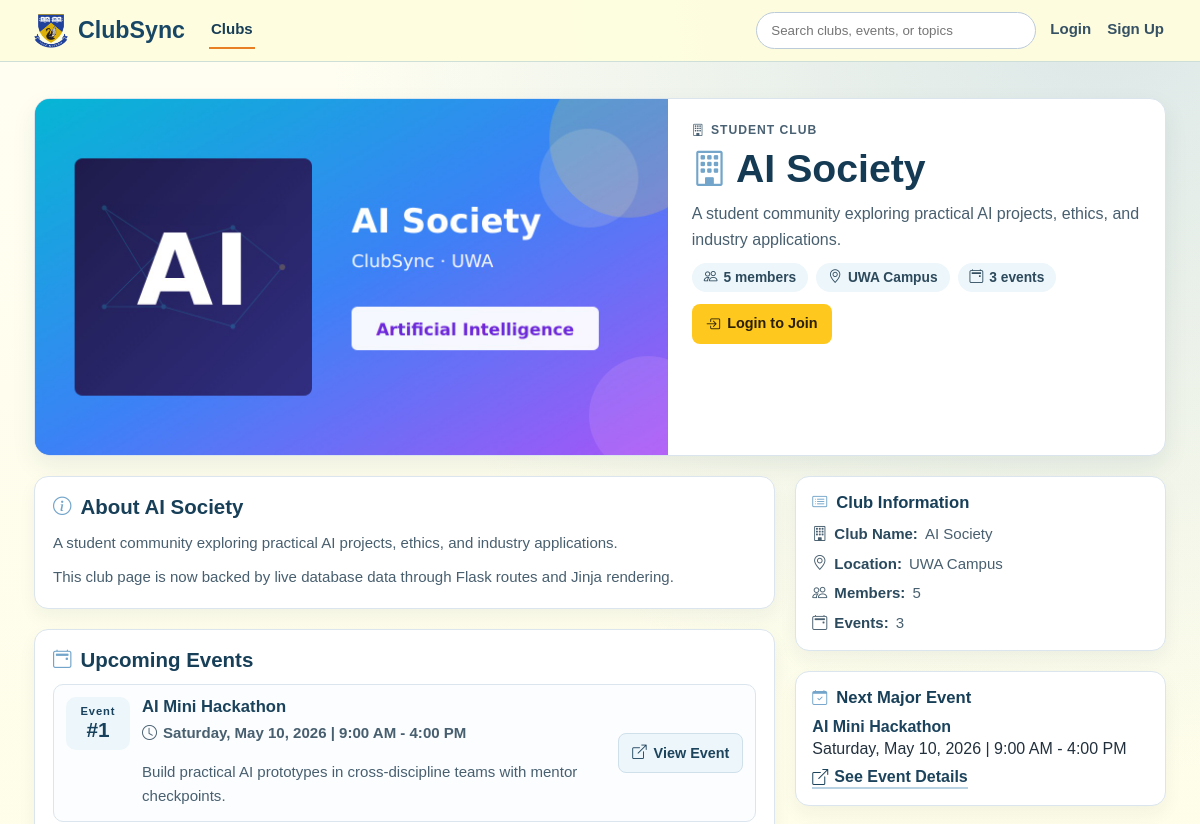
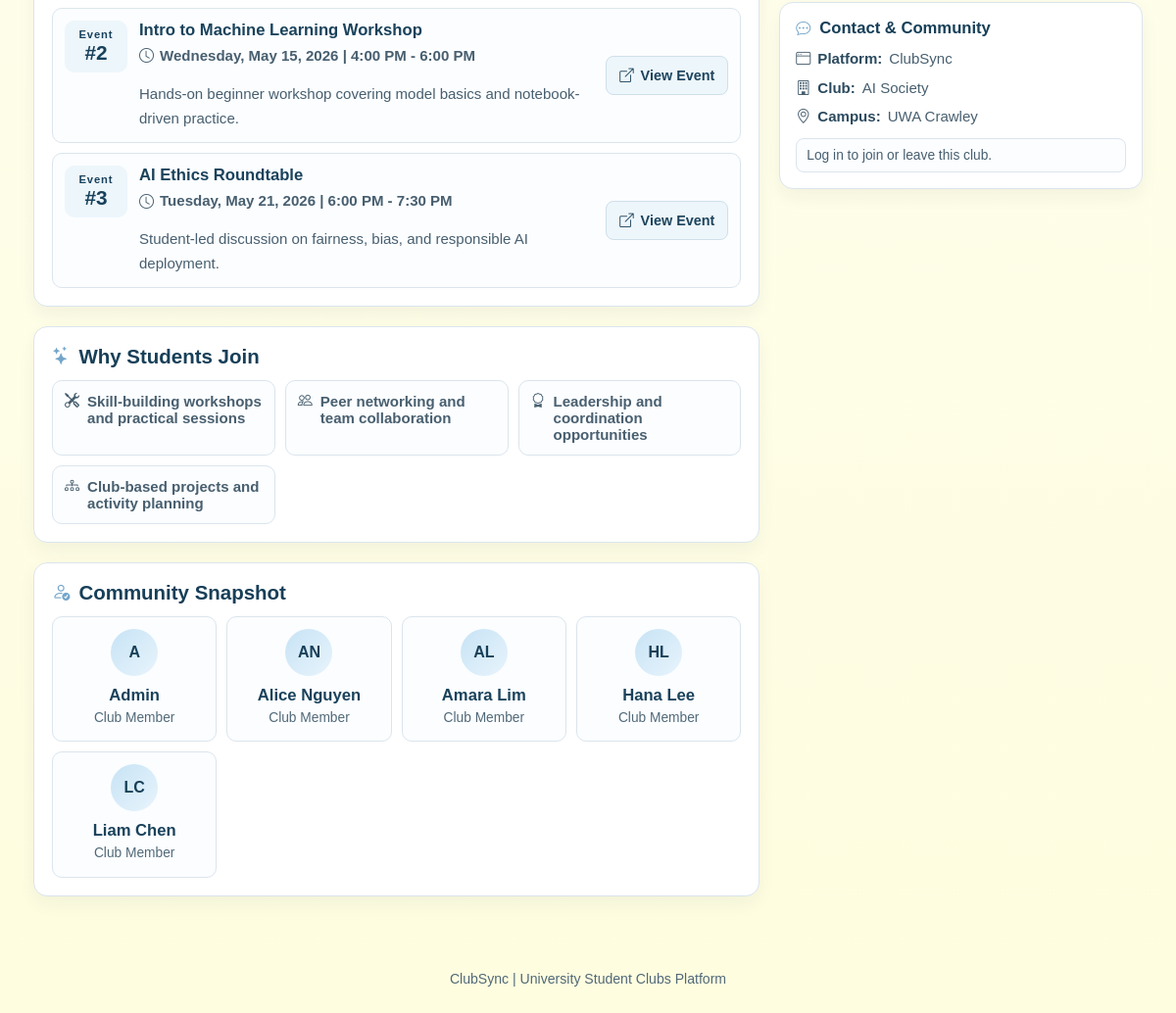
Page /clubs/1 on the earlier database version (2 pictures, top to bottom).
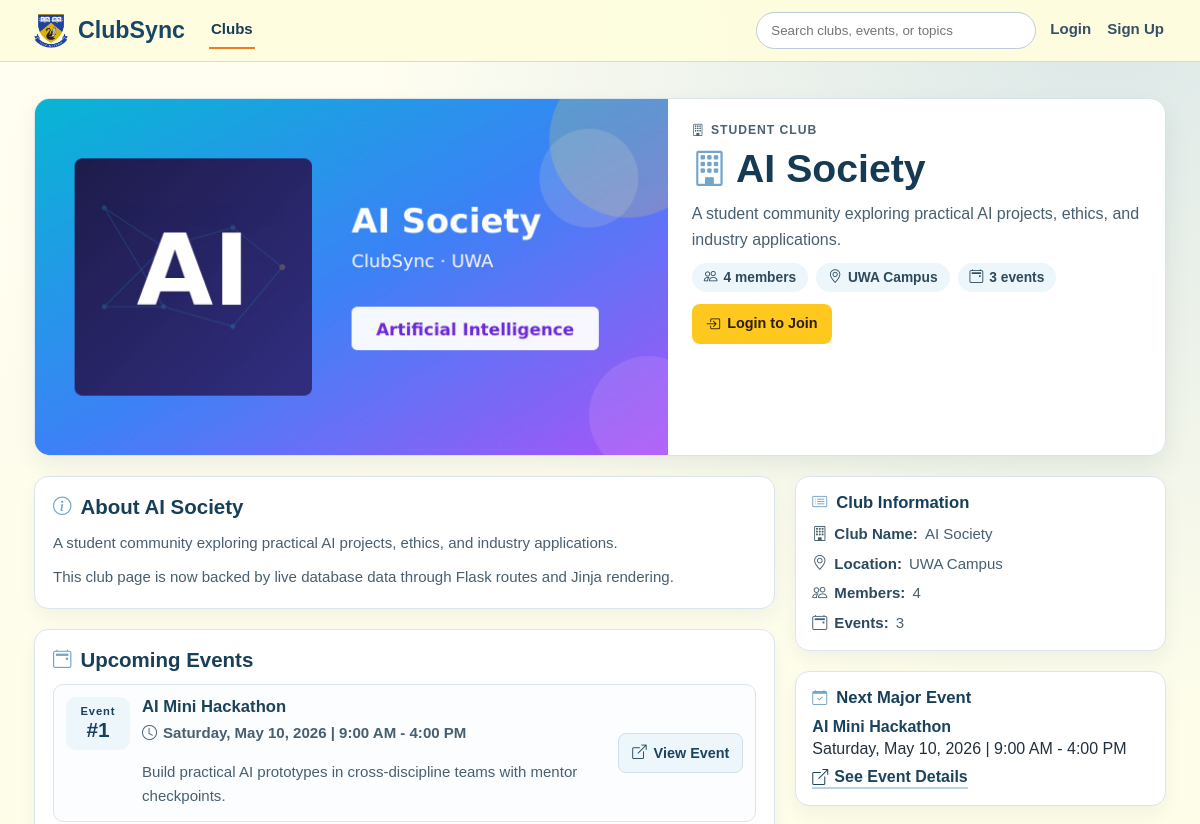
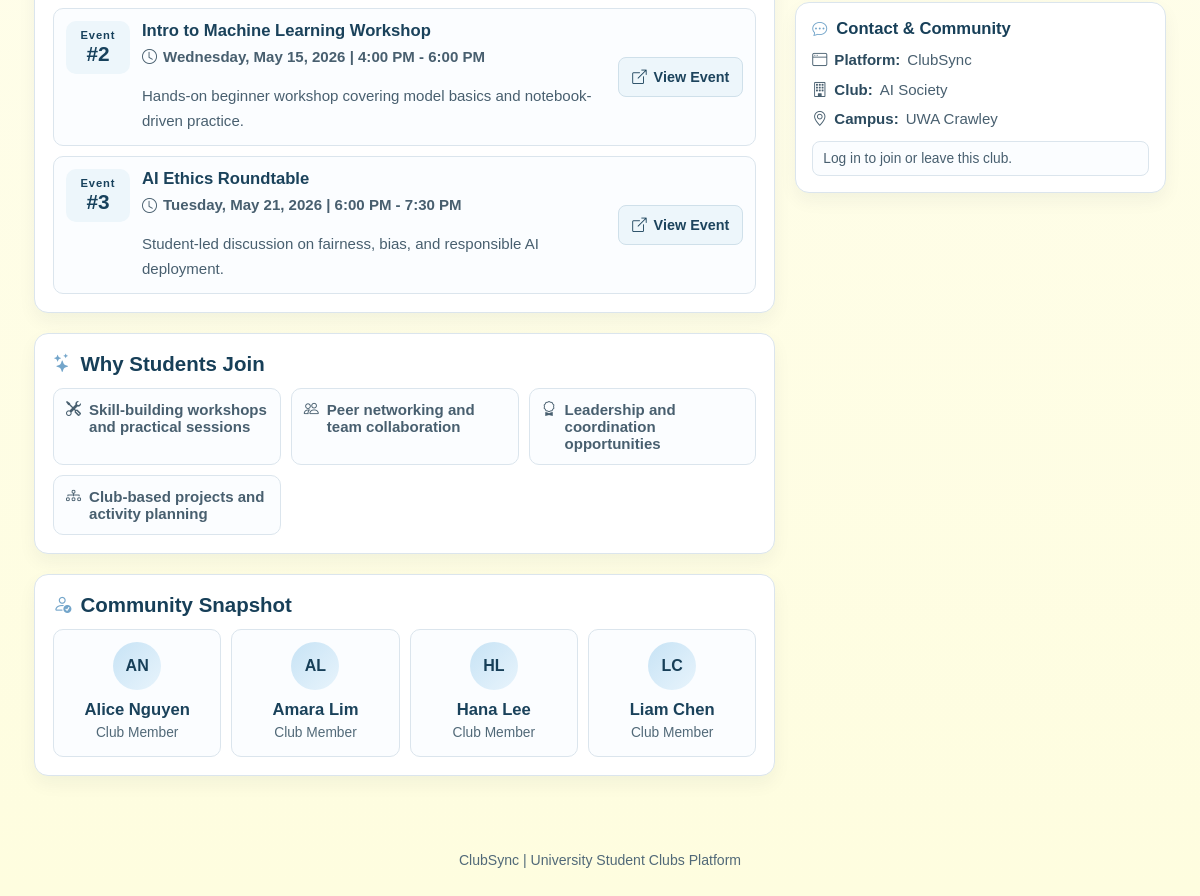
Same page on the later database version (2 pictures, top to bottom).
### models/event.py (models this page shows)
class Event(db.Model):
    __tablename__ = "events"
    id = db.Column(db.Integer, primary_key=True)
    club_id = db.Column(db.Integer, db.ForeignKey("clubs.id"), nullable=False)
    title = db.Column(db.String(150), nullable=False)
    date = db.Column(db.String(50), nullable=False)
    description = db.Column(db.Text)
    attendances = db.relationship("Attendance", backref="event", cascade="all, delete")

### models/user.py (models this page shows)
class User(db.Model):
    __tablename__ = "users"
    id = db.Column(db.Integer, primary_key=True)
    name = db.Column(db.String(100), nullable=False)
    email = db.Column(db.String(120), unique=True, nullable=False)
    password_hash = db.Column(db.String(255), nullable=False)
    is_admin = db.Column(db.Boolean, default=False, nullable=False)
    memberships = db.relationship("Membership", backref="user", cascade="all, delete")
    attendances = db.relationship("Attendance", backref="user", cascade="all, delete")

### routes/clubs.py (the view)
@clubs_bp.route("/clubs/<int:club_id>")
def club_details(club_id):
    club = Club.query.get_or_404(club_id)
    events = Event.query.filter_by(club_id=club.id).order_by(Event.id.asc()).all()
    current_user = _get_current_user()
    member_club_ids = _member_club_ids_for_user(current_user.id if current_user else None)
    attended_events_by_club = _attended_events_by_club_for_user(
        current_user.id if current_user else None,
        [club.id],
    )
    members = sorted(
        (membership.user for membership in club.memberships if membership.user is not None),
        key=lambda user: user.name.lower(),
    )
    return render_template(
        "club_details.html",
        club=club,
        events=events,
        members=members,
        member_count=len(club.memberships),
        is_member=club.id in member_club_ids,
        attended_events=attended_events_by_club.get(club.id, []),
    )

### app.py (called while the page is built)
@app.context_processor
def inject_navbar_access():
    user_id = session.get("user_id")
    user_is_admin = False
    if user_id:
        user = db.session.get(User, user_id)
        user_is_admin = bool(user and user.is_admin)
    return {
        "navbar_can_access_admin": bool(
            session.get("admin_logged_in") or user_is_admin
        )
    }

### routes/clubs.py (called while the page is built, shortened)
def _get_current_user():
    user_id = session.get("user_id")
    if not user_id:
        return None

def _member_club_ids_for_user(user_id):
    if not user_id:
        return set()
    memberships = Membership.query.filter_by(user_id=user_id).all()
    return {membership.club_id for membership in memberships}

def _attended_events_by_club_for_user(user_id, club_ids):
    if not user_id or not club_ids:
        return {}

### templates/club_details.html (shortened to what the changed rows need)
<!DOCTYPE html>
<html lang="en">
<head>
    <link rel="stylesheet" href="{{ url_for('static', filename='css/styles.css') }}">
    <link rel="stylesheet" href="https://cdn.jsdelivr.net/npm/bootstrap-icons@1.11.3/font/bootstrap-icons.min.css">
    <link rel="stylesheet" href="{{ url_for('static', filename='css/alerts.css') }}">
    <link rel="stylesheet" href="{{ url_for('static', filename='css/club_details.css') }}">
</head>
<body class="clubs-page club-details-page">
{% set active_page = 'club_details' %}
<main class="club-details-main">
    {% if club %}
        <section class="club-hero-card">
            <div class="club-hero-visual">
                <img
                    class="club-hero-image"
                    src="{{ url_for('static', filename=club.image_path if club.image_path else 'images/clubs/default.png') }}"
                    alt="{{ club.name }} image"
                    loading="lazy"
                >
            </div>
            <div class="club-hero-content">
                <p class="club-hero-category"><i class="bi bi-building" aria-hidden="true"></i>Student Club</p>
                <h1><i class="bi bi-building" aria-hidden="true"></i>{{ club.name }}</h1>
                <p class="club-hero-tagline">{{ club.description }}</p>
                <div class="club-hero-meta">
                    <span><i class="bi bi-people" aria-hidden="true"></i>{{ member_count }} member{% if member_count != 1 %}s{% endif %}</span>
                    <span><i class="bi bi-geo-alt" aria-hidden="true"></i>UWA Campus</span>
                    <span><i class="bi bi-calendar2-event" aria-hidden="true"></i>{{ events|length }} event{% if events|length != 1 %}s{% endif %}</span>
                </div>
                <div class="club-hero-actions">
                    {% if session.get('user_id') %}
                        {% if is_member %}
                            <form method="POST" action="{{ url_for('clubs.leave_club', club_id=club.id) }}">
                                <input type="hidden" name="csrf_token" value="{{ csrf_token() }}">
                                <input type="hidden" name="next" value="{{ request.path }}">
                                <ul class="leave-club-form-events" data-leave-club-events hidden>
                                    {% for attended_event in attended_events %}
                                        <li>
                                            <span>{{ attended_event.title }}</span>
                                            <small>{{ attended_event.date }}</small>
                                        </li>
                                    {% endfor %}
                                </ul>
                                <button
                                    type="button"
                                    class="club-danger-action"
                                    data-leave-club-trigger
                                    data-club-name="{{ club.name }}"
                                >
                                    <i class="bi bi-dash-circle" aria-hidden="true"></i>Leave Club
                                </button>
                            </form>
                        {% else %}
                            <form method="POST" action="{{ url_for('clubs.join_club', club_id=club.id) }}">
                                <input type="hidden" name="csrf_token" value="{{ csrf_token() }}">
                                <input type="hidden" name="next" value="{{ request.path }}">
                                <button type="submit" class="club-primary-action"><i class="bi bi-person-plus" aria-hidden="true"></i>Join Club</button>
                            </form>
                        {% endif %}
                    {% else %}
                        <a href="{{ url_for('auth.login') }}" class="club-primary-action"><i class="bi bi-box-arrow-in-right" aria-hidden="true"></i>Login to Join</a>
                    {% endif %}
                </div>
            </div>
        </section>
        <div class="club-details-layout">
            <section class="club-details-content">
                <article class="club-section-card">
                    <h2><i class="bi bi-info-circle" aria-hidden="true"></i>About {{ club.name }}</h2>
                    <p>{{ club.description }}</p>
                    <p>This club page is now backed by live database data through Flask routes and Jinja rendering.</p>
                </article>
                <article class="club-section-card">
                    <h2><i class="bi bi-calendar2-event" aria-hidden="true"></i>Upcoming Events</h2>
                    <div class="club-events-list">
                        {% if events %}
                            {% for event in events %}
                                <div class="club-event-item">
                                    <div class="club-event-date">
                                        <span>Event</span>
                                        <strong>#{{ loop.index }}</strong>
                                    </div>
                                    <div class="club-event-details">
                                        <h3>{{ event.title }}</h3>
                                        <p class="club-event-time"><i class="bi bi-clock" aria-hidden="true"></i>{{ event.date }}</p>
                                        <p>{{ event.description if event.description else 'No event description available yet.' }}</p>
                                    </div>
                                <a href="{{ url_for('clubs.event_details', event_id=event.id) }}" class="club-event-cta"><i class="bi bi-box-arrow-up-right" aria-hidden="true"></i>View Event</a>
                                </div>
                            {% endfor %}
                        {% endif %}
                    </div>
                </article>
                <article class="club-section-card">
                    <h2><i class="bi bi-stars" aria-hidden="true"></i>Why Students Join</h2>
                    <div class="club-benefits-grid">
                        <div class="club-benefit"><i class="bi bi-tools" aria-hidden="true"></i>Skill-building workshops and practical sessions</div>
                        <div class="club-benefit"><i class="bi bi-people" aria-hidden="true"></i>Peer networking and team collaboration</div>
                        <div class="club-benefit"><i class="bi bi-award" aria-hidden="true"></i>Leadership and coordination opportunities</div>
                        <div class="club-benefit"><i class="bi bi-diagram-3" aria-hidden="true"></i>Club-based projects and activity planning</div>
                    </div>
                </article>
                <article id="members" class="club-section-card">
                    <h2><i class="bi bi-person-check" aria-hidden="true"></i>Community Snapshot</h2>
                    <div class="club-member-grid">
                        {% if members %}
                            {% for member in members[:8] %}
                                {% set name_parts = member.name.split() %}
                                <div class="club-member-card">
                                    <div class="club-member-avatar">
                                        {{ ((name_parts[0][0] if name_parts else '?') ~ (name_parts[1][0] if name_parts|length > 1 else '')) | upper }}
                                    </div>
                                    <h3>{{ member.name }}</h3>
                                    <p>Club Member</p>
                                </div>
                            {% endfor %}
                        {% else %}
                            <div class="club-member-card">
                                <div class="club-member-avatar">--</div>
                                <h3>No Members Yet</h3>
                                <p>Membership data will appear here once available.</p>
                            </div>
                        {% endif %}
                    </div>
                </article>
            </section>
            <aside class="club-details-sidebar">
                <section class="club-side-card">
                    <h2><i class="bi bi-card-list" aria-hidden="true"></i>Club Information</h2>
                    <ul>
                        <li><i class="bi bi-building" aria-hidden="true"></i><strong>Club Name:</strong> {{ club.name }}</li>
                        <li><i class="bi bi-geo-alt" aria-hidden="true"></i><strong>Location:</strong> UWA Campus</li>
                        <li><i class="bi bi-people" aria-hidden="true"></i><strong>Members:</strong> {{ member_count }}</li>
                        <li><i class="bi bi-calendar2-event" aria-hidden="true"></i><strong>Events:</strong> {{ events|length }}</li>
                    </ul>
                </section>
                <section class="club-side-card">
                    <h2><i class="bi bi-calendar-check" aria-hidden="true"></i>Next Major Event</h2>
                    {% if events %}
                        <p class="club-side-highlight">{{ events[0].title }}</p>
                        <p>{{ events[0].date }}</p>
                        <a href="{{ url_for('clubs.event_details', event_id=events[0].id) }}" class="club-side-link"><i class="bi bi-box-arrow-up-right" aria-hidden="true"></i>See Event Details</a>
                    {% else %}
                        <p class="club-side-highlight">No Upcoming Event</p>
                        <p>Event details will appear after events are created.</p>
                        <a href="{{ url_for('clubs.events') }}" class="club-side-link"><i class="bi bi-calendar2-week" aria-hidden="true"></i>Check Events</a>
                    {% endif %}
                </section>
                <section id="contact" class="club-side-card">
                    <h2><i class="bi bi-chat-dots" aria-hidden="true"></i>Contact & Community</h2>
                    <ul>
                        <li><i class="bi bi-window" aria-hidden="true"></i><strong>Platform:</strong> ClubSync</li>
                        <li><i class="bi bi-building" aria-hidden="true"></i><strong>Club:</strong> {{ club.name }}</li>
                        <li><i class="bi bi-geo-alt" aria-hidden="true"></i><strong>Campus:</strong> UWA Crawley</li>
                    </ul>
                    {% if session.get('user_id') %}
                        <p class="club-side-note">
                            {% if is_member %}
                                You are currently a member of this club.
                            {% else %}
                                You are not currently a member of this club.
                            {% endif %}
                        </p>
                    {% else %}
                        <p class="club-side-note">Log in to join or leave this club.</p>
                    {% endif %}
                </section>
            </aside>
        </div>
    {% endif %}
</main>
</body>
</html>

Differences in the rows shown:
no longer on this page (row edited): User: name "A", name "Admin"
Other differences:
{{ member_count }}: "5" → "4"
